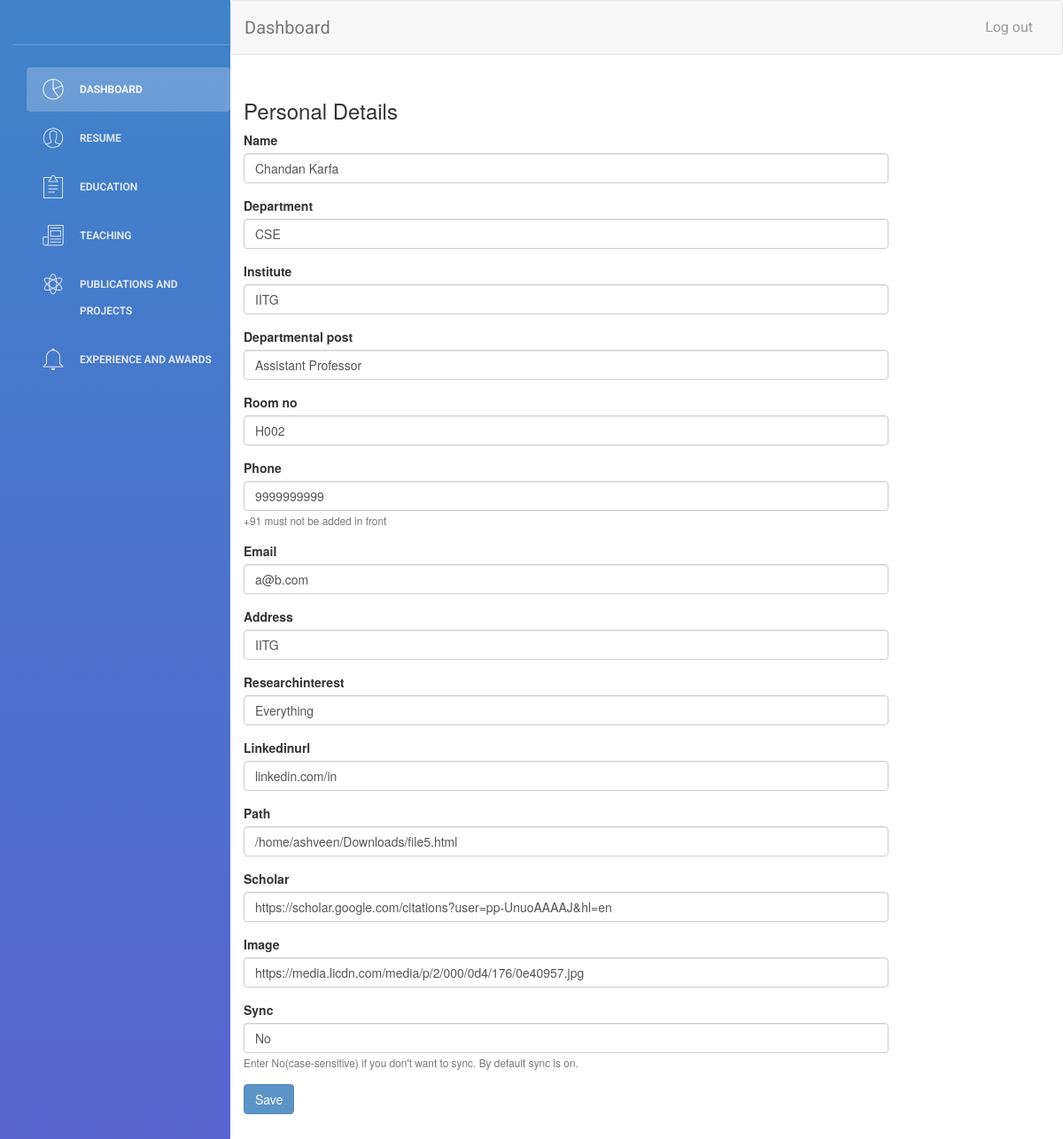
The page /profile/ashveen/about_us/edit (signed in) on the database its author committed.
### userprofile/models.py (models this page shows, shortened)
class About_us(models.Model):
    username = models.OneToOneField(User , on_delete=models.CASCADE,primary_key=True,related_name="xyz",)
    slug = models.SlugField(null=True, blank=True , unique=True)
    Name = models.CharField(max_length=200)
    Department = models.CharField(max_length=200)
    Institute = models.CharField(max_length=200)
    Departmental_post = models.CharField(max_length=200)
    Room_no = models.CharField(max_length=200)
    Phone = models.CharField(max_length=200)
    Email = models.CharField(max_length=200)
    Address = models.CharField(max_length=200)
    ResearchInterest = models.CharField(max_length=200)
    LinkedinURL = models.CharField(max_length=200)
    path = models.CharField(max_length=200)
    scholar = models.CharField(max_length=400)
    Image = models.CharField(max_length=400)
    sync = models.CharField(max_length=200)

### userprofile/views.py (the view)
# urls.py: url(r'^(?P<slug>[\w.@+-]+)/about_us/edit$', views.About_us_edit ,name='profile_about_us_edit'),
def About_us_edit(request , slug):
    about_us = About_us.objects.get(username__username = slug)
    if request.method == "POST":
        form = about_us_form(request.POST, instance=about_us)
        if form.is_valid():
            form.save()
            return redirect('dashboard')
    else:
        form = about_us_form(instance=about_us)
        return render(request , 'userprofile/about_us_edit.html' , {'form':form})

### userprofile/templates/userprofile/about_us_edit.html (shortened to what this page needs)
{% extends "base2.html" %}
{% load bootstrap3 %}
{% block content %}
<div style="width:80%">
    <h3>Personal Details</h3>
    <form method="POST">
        {% bootstrap_form form %}
        <input type="submit" value="Save" class="btn btn-primary">
    </form>
</div>
{% endblock %}

### templates/base2.html (style rules this page uses)
body { margin-top:20px; }

### rows shown on the page
About_us: Name "Chandan Karfa", Department "CSE", Institute "IITG", Departmental_post "Assistant Professor", Room_no "H002", Phone "9999999999", Email "a@b.com", Address "IITG", ResearchInterest "Everything", LinkedinURL "linkedin.com/in", path "/home/ashveen/Downloads/file5.html", scholar "https://scholar.google.com/citations?user=pp-UnuoAAAAJ&hl=en", Image "https://media.licdn.com/media/p/2/000/0d4/176/0e40957.jpg", sync "No"
